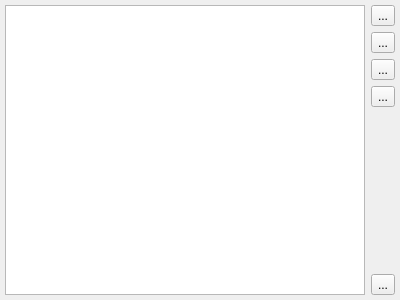
<?xml version="1.0" encoding="UTF-8"?>
<ui version="4.0">
 <class>BrkWidget</class>
 <widget class="QWidget" name="BrkWidget">
  <property name="geometry">
   <rect>
    <x>0</x>
    <y>0</y>
    <width>400</width>
    <height>300</height>
   </rect>
  </property>
  <property name="windowTitle">
   <string>Form</string>
  </property>
  <layout class="QHBoxLayout" name="horizontalLayout">
   <property name="leftMargin">
    <number>5</number>
   </property>
   <property name="topMargin">
    <number>5</number>
   </property>
   <property name="rightMargin">
    <number>5</number>
   </property>
   <property name="bottomMargin">
    <number>5</number>
   </property>
   <item>
    <widget class="xBreakTable" name="bpList">
     <property name="editTriggers">
      <set>QAbstractItemView::NoEditTriggers</set>
     </property>
     <property name="alternatingRowColors">
      <bool>true</bool>
     </property>
     <property name="selectionBehavior">
      <enum>QAbstractItemView::SelectRows</enum>
     </property>
     <property name="showGrid">
      <bool>false</bool>
     </property>
     <property name="sortingEnabled">
      <bool>true</bool>
     </property>
     <attribute name="horizontalHeaderShowSortIndicator" stdset="0">
      <bool>false</bool>
     </attribute>
     <attribute name="horizontalHeaderStretchLastSection">
      <bool>true</bool>
     </attribute>
     <attribute name="verticalHeaderVisible">
      <bool>false</bool>
     </attribute>
     <attribute name="verticalHeaderMinimumSectionSize">
      <number>17</number>
     </attribute>
     <attribute name="verticalHeaderDefaultSectionSize">
      <number>17</number>
     </attribute>
    </widget>
   </item>
   <item>
    <layout class="QVBoxLayout" name="verticalLayout">
     <item>
      <widget class="QToolButton" name="tbAddBrk">
       <property name="text">
        <string>...</string>
       </property>
       <property name="icon">
        <iconset resource="../../xpeccy.qrc">
         <normaloff>:/images/add.png</normaloff>:/images/add.png</iconset>
       </property>
      </widget>
     </item>
     <item>
      <widget class="QToolButton" name="tbEditBrk">
       <property name="text">
        <string>...</string>
       </property>
       <property name="icon">
        <iconset resource="../../xpeccy.qrc">
         <normaloff>:/images/edit.png</normaloff>:/images/edit.png</iconset>
       </property>
      </widget>
     </item>
     <item>
      <widget class="QToolButton" name="tbBrkOpen">
       <property name="text">
        <string>...</string>
       </property>
       <property name="icon">
        <iconset resource="../../xpeccy.qrc">
         <normaloff>:/images/fileopen.png</normaloff>:/images/fileopen.png</iconset>
       </property>
      </widget>
     </item>
     <item>
      <widget class="QToolButton" name="tbBrkSave">
       <property name="text">
        <string>...</string>
       </property>
       <property name="icon">
        <iconset resource="../../xpeccy.qrc">
         <normaloff>:/images/floppy.png</normaloff>:/images/floppy.png</iconset>
       </property>
      </widget>
     </item>
     <item>
      <spacer name="verticalSpacer_2">
       <property name="orientation">
        <enum>Qt::Vertical</enum>
       </property>
       <property name="sizeHint" stdset="0">
        <size>
         <width>20</width>
         <height>40</height>
        </size>
       </property>
      </spacer>
     </item>
     <item>
      <widget class="QToolButton" name="tbDelBrk">
       <property name="text">
        <string>...</string>
       </property>
       <property name="icon">
        <iconset resource="../../xpeccy.qrc">
         <normaloff>:/images/cancel.png</normaloff>:/images/cancel.png</iconset>
       </property>
      </widget>
     </item>
    </layout>
   </item>
  </layout>
  <action name="brkActEdit">
   <property name="text">
    <string>Edit</string>
   </property>
  </action>
  <action name="brkActReset">
   <property name="icon">
    <iconset resource="../../xpeccy.qrc">
     <normaloff>:/images/refresh.png</normaloff>:/images/refresh.png</iconset>
   </property>
   <property name="text">
    <string>Reset counter</string>
   </property>
  </action>
 </widget>
 <customwidgets>
  <customwidget>
   <class>xBreakTable</class>
   <extends>QTableView</extends>
   <header location="global">stdlib.h</header>
  </customwidget>
 </customwidgets>
 <resources>
  <include location="../../xpeccy.qrc"/>
 </resources>
 <connections/>
</ui>
